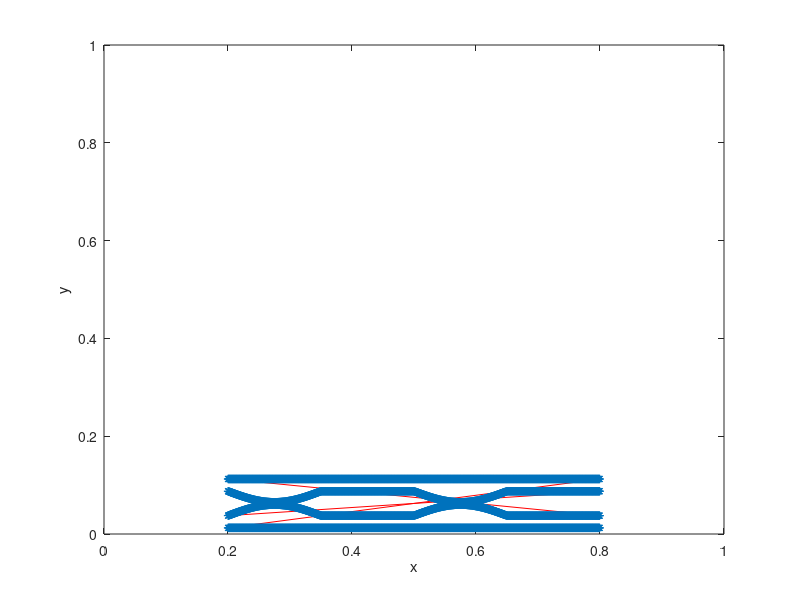

Write MATLAB code to recreate this figure.
%-------------------------------------------------------------------------------------------------------------------%
%
% IB2d is an Immersed Boundary Code (IB) for solving fully coupled non-linear 
% 	fluid-structure interaction models. This version of the code is based off of
%	Peskin's Immersed Boundary Method Paper in Acta Numerica, 2002.
%
% Author: Nicholas A. Battista
% Email:  nickabattista@gmail.com
% Date Created: September 9th, 2016
% Institution: UNC-CH
%
% This code is capable of creating Lagrangian Structures using:
% 	1. Springs
% 	2. Beams (torsional springs, non-invariant beams)
% 	3. Target Points
%	4. Muscle-Model (combined Force-Length-Velocity model, "HIll+(Length-Tension)")
%
% One is able to update those Lagrangian Structure parameters, e.g., spring constants, resting lengths, etc
% 
% There are a number of built in Examples, mostly used for teaching purposes. 
% 
% If you would like us to add a specific muscle model, please let Nick (nickabattista@gmail.com) know.
%
%--------------------------------------------------------------------------------------------------------------------%

%%%%%%%%%%%%%%%%%%%%%%%%%%%%%%%%%%%%%%%%%%%%%%%%%%%%%%%%%%%%%%%%%%%%%%%%%%%%%%%%%%%%%%
%
% FUNCTION: creates the geometry and prints associated input files
%
%%%%%%%%%%%%%%%%%%%%%%%%%%%%%%%%%%%%%%%%%%%%%%%%%%%%%%%%%%%%%%%%%%%%%%%%%%%%%%%%%%%%%%

function Make_Your_Geometry_and_Input_Files()

%
% Grid Parameters (MAKE SURE MATCHES IN input2d !!!)
%
Nx =  1024;      % # of Eulerian Grid Pts. in x-Direction (MUST BE EVEN!!!)
Lx = 1.0;        % Length of Eulerian Grid in x-Direction
dx = Lx/Nx;      % Grid spatial resolution

Ny = 128;        % # of Eulerian Grid Pts. in y-Direction (MUST BE EVEN!!!)
Ly = 0.125;      % Length of Eulerian Grid in y-Direction

%
% Immersed Structure Geometric / Dynamic Parameters %
%
ds = 0.5*dx;                % Lagrangian Pt. Spacing (2x resolution of Eulerian grid)
struct_name = 'sea_spider'; % Name for .vertex, .spring, etc files. (must match what's in 'input2d')
legD = 0.1;                 % leg diameter
gutD = 0.5*0.1;             % gut diameter

% Call function to construct geometry
[xLag,yLag,Ninfo] = give_Me_Immsersed_Boundary_Geometry(ds,Nx,Lx,legD,gutD);

% Call function to construct initial background concentration
[Concentration,~] = give_Me_Initial_Concentration(Lx,Ly,Nx,Ny,dx,legD,gutD);


% Plot Geometry to test
plot(xLag,yLag,'r-'); hold on;
plot(xLag,yLag,'*'); hold on;
xlabel('x'); ylabel('y');
axis([0 Lx 0 Lx]);

% Prints USEFUL INFO FOR UPDATE_SPRINGS to screen:
fprintf('\n\n USEFUL FOR UPDATE_SPRINGS: \n');
fprintf(' gutD: %d  (gut diameter)\n',gutD);
fprintf(' Ninfo(1): %d  (# of pts on top of gut)\n',Ninfo(1));
fprintf(' Ninfo(2): %d  (# of pts in gut)\n',Ninfo(2));
fprintf(' Ninfo(3): %d  (# of pts before bottom of gut)\n\n\n',Ninfo(3));

% Prints .vertex file!
print_Lagrangian_Vertices(xLag,yLag,struct_name);


% Prints .spring file!
k_Spring_Adj = 5e7;                   % Spring stiffness (adjacent lag. pts)
k_Spring_Across = 1e3;                % Spring stiffness (across)
ds_Adj = ds;                          % Spring resting length (adjacent)
ds_Across = legD;                     % Spring resting length (across)
print_Lagrangian_Springs(xLag,yLag,k_Spring_Adj,k_Spring_Across,ds_Adj,ds_Across,struct_name,Ninfo)


% Prints .beam (torsional spring) file !
%k_Beam = 1e8;               % Beam Stiffness (does not need to be equal for all beams)
%C = 0;                      % "Curvature" of initial configuration
%print_Lagrangian_Beams(xLag,yLag,k_Beam,C,struct_name,Ninfo);


% Prints .nonInv_beam (torsional spring) file !
k_Beam = 1e7;               % Beam Stiffness (does not need to be equal for all beams)
print_Lagrangian_nonInv_Beams(xLag,yLag,k_Beam,struct_name,Ninfo)


% Prints .target file!
k_Target = 1e6;
print_Lagrangian_Target_Pts(xLag,k_Target,struct_name,Ninfo);

% Prints .porous file!
alpha = 1e-4; 
print_Lagrangian_Porosity(xLag,alpha,struct_name,Ninfo)

% Prints .concentration file!
kDiffusion = 1e-6;
print_Concentration_Info(Nx,Ny,Concentration,kDiffusion,struct_name);


%%%%%%%%%%%%%%%%%%%%%%%%%%%%%%%%%%%%%%%%%%%%%%%%%%%%%%%%%%%%%%%%%%%%%%%%
%
% FUNCTION: prints VERTEX points to a file called 'struct_name'.vertex
%
%%%%%%%%%%%%%%%%%%%%%%%%%%%%%%%%%%%%%%%%%%%%%%%%%%%%%%%%%%%%%%%%%%%%%%%%

function print_Lagrangian_Vertices(xLag,yLag,struct_name)

    N = length(xLag); % Total # of Lag. Pts

    vertex_fid = fopen([struct_name '.vertex'], 'w');

    fprintf(vertex_fid, '%d\n', N );

    %Loops over all Lagrangian Pts.
    for s = 1:N
        X_v = xLag(s);
        Y_v = yLag(s);
        fprintf(vertex_fid, '%1.16e %1.16e\n', X_v, Y_v);
    end

    fclose(vertex_fid);

    
%%%%%%%%%%%%%%%%%%%%%%%%%%%%%%%%%%%%%%%%%%%%%%%%%%%%%%%%%%%%%%%%%%%%%%%%
%
% FUNCTION: prints TARGET points to a file called 'struct_name'.target
%
%%%%%%%%%%%%%%%%%%%%%%%%%%%%%%%%%%%%%%%%%%%%%%%%%%%%%%%%%%%%%%%%%%%%%%%%

function print_Lagrangian_Target_Pts(xLag,k_Target,struct_name,Ninfo)

    % Ninfo(2): # of lag. pts. before leg (outer tube) geometry

    N = length(xLag)-Ninfo(2);

    target_fid = fopen([struct_name '.target'], 'w');

    fprintf(target_fid, '%d\n', N );

    % Hold ends of gut in place
    fprintf(target_fid, '%d %1.16e\n', 1, k_Target);
    fprintf(target_fid, '%d %1.16e\n', Ninfo(1), k_Target);
    fprintf(target_fid, '%d %1.16e\n', Ninfo(1)+1, k_Target);    
    fprintf(target_fid, '%d %1.16e\n', Ninfo(2), k_Target);

    
    %Loops over all Lagrangian Pts.
    for s = Ninfo(2)+1:length(xLag)
        fprintf(target_fid, '%d %1.16e\n', s, k_Target);
    end

    fclose(target_fid);   

%%%%%%%%%%%%%%%%%%%%%%%%%%%%%%%%%%%%%%%%%%%%%%%%%%%%%%%%%%%%%%%%%%%%%%%%
%
% FUNCTION: prints POROSITY points to a file called 'struct_name'.porous
%
%%%%%%%%%%%%%%%%%%%%%%%%%%%%%%%%%%%%%%%%%%%%%%%%%%%%%%%%%%%%%%%%%%%%%%%%

function print_Lagrangian_Porosity(xLag,alpha,struct_name,Ninfo)

    % Ninfo(2): # of lag. pts. before leg (outer tube) geometry

    N = length(xLag)-Ninfo(2);
    
    porous_fid = fopen([struct_name '.porous'], 'w');

    fprintf(porous_fid, '%d\n', N );

    %Loops over all Lagrangian Pts.
    for s = Ninfo(2)+1:length(xLag)
        if s == Ninfo(2)+1
            fprintf(porous_fid, '%d %1.16e %1.16e\n', s, alpha,-2);      
        elseif s == Ninfo(2)+2
            fprintf(porous_fid, '%d %1.16e %1.16e\n', s, alpha,-1);
        elseif s== Ninfo(3)-1
            fprintf(porous_fid, '%d %1.16e %1.16e\n', s, alpha,1);
        elseif s==Ninfo(3)
            fprintf(porous_fid, '%d %1.16e %1.16e\n', s, alpha,2);
        elseif s == Ninfo(3)+1
            fprintf(porous_fid, '%d %1.16e %1.16e\n', s, alpha,-2);      
        elseif s == Ninfo(3)+2
            fprintf(porous_fid, '%d %1.16e %1.16e\n', s, alpha,-1);
        elseif s== length(xLag)-1
            fprintf(porous_fid, '%d %1.16e %1.16e\n', s, alpha,1);
        elseif s== length(xLag)
            fprintf(porous_fid, '%d %1.16e %1.16e\n', s, alpha,2);
        else
            fprintf(porous_fid, '%d %1.16e %1.16e\n', s, alpha,0);
        end
    end

    fclose(porous_fid); 

%%%%%%%%%%%%%%%%%%%%%%%%%%%%%%%%%%%%%%%%%%%%%%%%%%%%%%%%%%%%%%%%%%%%%%%%
%
% FUNCTION: prints CONCENTRATION INFO to file called
%           'struct_name'.concentration
%
%%%%%%%%%%%%%%%%%%%%%%%%%%%%%%%%%%%%%%%%%%%%%%%%%%%%%%%%%%%%%%%%%%%%%%%%
    
function print_Concentration_Info(Nx,Ny,C,kDiffusion,struct_name)

    con_fid = fopen([struct_name '.concentration'], 'w');

    fprintf(con_fid, '%d\n', kDiffusion );

    for i=1:Ny
        for j=1:Nx
            fprintf(con_fid, '%1.16e ', C(i,j) );
        end
        fprintf(con_fid,'\n');
    end    
        
    
%%%%%%%%%%%%%%%%%%%%%%%%%%%%%%%%%%%%%%%%%%%%%%%%%%%%%%%%%%%%%%%%%%%%%%%%
%
% FUNCTION: prints SPRING points to a file called 'struct_name'.spring
%
%%%%%%%%%%%%%%%%%%%%%%%%%%%%%%%%%%%%%%%%%%%%%%%%%%%%%%%%%%%%%%%%%%%%%%%%

function print_Lagrangian_Springs(xLag,yLag,k_Spring_Adj,k_Spring_Across,ds_Adj,ds_Across,struct_name,Ninfo)

    N = Ninfo(2)-2 + Ninfo(1); % adjacent and then across

    spring_fid = fopen([struct_name '.spring'], 'w');

    fprintf(spring_fid, '%d\n', N );    % Print # of springs 

    %SPRINGS ACROSS GUT
    for s = 1:Ninfo(1)
        sTOP = s;
        sBOT = s+Ninfo(1);
        ds_Across = sqrt( (xLag(sTOP)-xLag(sBOT))^2 + (yLag(sTOP)-yLag(sBOT))^2 );
        if ( (s < 50) || ( s > Ninfo(1)-50) )
            fprintf(spring_fid, '%d %d %1.16e %1.16e\n', sTOP, sBOT, 1e-1, ds_Across);
        else
            fprintf(spring_fid, '%d %d %1.16e %1.16e\n', sTOP, sBOT, k_Spring_Across, ds_Across);
        end
    end
    
    
    %SPRINGS ADJACENT VERTICES (top)
    for s = 1:Ninfo(1)-1
        fprintf(spring_fid, '%d %d %1.16e %1.16e\n', s, s+1, k_Spring_Adj, ds_Adj);  
    end
    
    %SPRINGS ADJACENT VERTICES (bot)
    for s = Ninfo(1)+1:Ninfo(2)-1
        fprintf(spring_fid, '%d %d %1.16e %1.16e\n', s, s+1, k_Spring_Adj, ds_Adj);  
    end
    

    fclose(spring_fid);      

    
    
%%%%%%%%%%%%%%%%%%%%%%%%%%%%%%%%%%%%%%%%%%%%%%%%%%%%%%%%%%%%%%%%%%%%%%%%%%%%%%%%%%%%%
%
% FUNCTION: prints BEAM (Torsional Spring) points to a file called 'struct_name'.beam
%
%%%%%%%%%%%%%%%%%%%%%%%%%%%%%%%%%%%%%%%%%%%%%%%%%%%%%%%%%%%%%%%%%%%%%%%%%%%%%%%%%%%%%

function print_Lagrangian_Beams(xLag,yLag,k_Beam,C,struct_name,Ninfo)

    % k_Beam: beam stiffness
    % C: beam curvature
    
    N = Ninfo(2)-4; % among adjacent lag points

    beam_fid = fopen([struct_name '.beam'], 'w');

    fprintf(beam_fid, '%d\n', N );

    %spring_force = kappa_spring*ds/(ds^2);

    %BEAMS BETWEEN VERTICES (TOP)
    for s = 2:Ninfo(1)-1
        fprintf(beam_fid, '%d %d %d %1.16e %1.16e\n',s-1, s, s+1, k_Beam, C );  
    end
    
    %BEAMS BETWEEN VERTICES (BOT)
    for s = Ninfo(1)+2:Ninfo(2)-1
        fprintf(beam_fid, '%d %d %d %1.16e %1.16e\n',s-1, s, s+1, k_Beam, C );  
    end
    
   
    fclose(beam_fid); 
    
%%%%%%%%%%%%%%%%%%%%%%%%%%%%%%%%%%%%%%%%%%%%%%%%%%%%%%%%%%%%%%%%%%%%%%%%%%%%%%%%%%%%%
%
% FUNCTION: prints BEAM (NON-INVARIANT) points to a file called 'struct_name'.nonInv_beam
%
%%%%%%%%%%%%%%%%%%%%%%%%%%%%%%%%%%%%%%%%%%%%%%%%%%%%%%%%%%%%%%%%%%%%%%%%%%%%%%%%%%%%%

function print_Lagrangian_nonInv_Beams(xLag,yLag,k_Beam,struct_name,Ninfo)

    % k_Beam: beam stiffness
    % C: beam curvature
    
    N = Ninfo(2)-4; % among adjacent lag points

    beam_fid = fopen([struct_name '.nonInv_beam'], 'w');

    fprintf(beam_fid, '%d\n', N );

    %spring_force = kappa_spring*ds/(ds^2);

    %BEAMS BETWEEN VERTICES (TOP)
    for s = 2:Ninfo(1)-1
        fprintf(beam_fid, '%d %d %d %1.16e %1.16e %1.16e\n',s-1, s, s+1, k_Beam, 0, 0 );  
    end
    
    %BEAMS BETWEEN VERTICES (BOT)
    for s = Ninfo(1)+2:Ninfo(2)-1
        fprintf(beam_fid, '%d %d %d %1.16e %1.16e %1.16e\n',s-1, s, s+1, k_Beam, 0, 0 );  
    end
    
    fclose(beam_fid); 
    
        
    
%%%%%%%%%%%%%%%%%%%%%%%%%%%%%%%%%%%%%%%%%%%%%%%%%%%%%%%%%%%%%%%%%%%%%%%%
%
% FUNCTION: computes "curvature" of starting configuration
% 
% NOTE: not curvature in the traditional geometric sense, in the 'discrete'
% sense through cross product.
%
% NOTE: assumes a CLOSED structure
%
%%%%%%%%%%%%%%%%%%%%%%%%%%%%%%%%%%%%%%%%%%%%%%%%%%%%%%%%%%%%%%%%%%%%%%%%

function C = compute_Curvatures(xLag,yLag)

N = length(xLag);
C = zeros( N );

%Note: needs to be done same order as you print .beam file!
for i=1:N
   
   % Pts Xp -> Xq -> Xr (same as beam force calc.)
   
   if ( (i > 1) && (i < N) )
   
        Xp = xLag(i-1); Xq = xLag(i); Xr = xLag(i+1);
        Yp = yLag(i-1); Yq = yLag(i); Yr = yLag(i+1);
   
   elseif (i==1)
       
        Xp = xLag(N); Xq = xLag(i); Xr = xLag(i+1);
        Yp = yLag(N); Yq = yLag(i); Yr = yLag(i+1);
       
   elseif (i==N)
       
        Xp = xLag(N-1); Xq = xLag(N); Xr = xLag(1);
        Yp = yLag(N-1); Yq = yLag(N); Yr = yLag(1);
       
   end
       
   C(i) = (Xr-Xq)*(Yq-Yp) - (Yr-Yq)*(Xq-Xp); %Cross product btwn vectors
      
end
    
    
%%%%%%%%%%%%%%%%%%%%%%%%%%%%%%%%%%%%%%%%%%%%%%%%%%%%%%%%%%%%%%%%%%%%%%%%%
%
% FUNCTION: creates the Lagrangian structure geometry
%
%%%%%%%%%%%%%%%%%%%%%%%%%%%%%%%%%%%%%%%%%%%%%%%%%%%%%%%%%%%%%%%%%%%%%%%%%
 
function [xLag,yLag,Ninfo] = give_Me_Immsersed_Boundary_Geometry(ds,Nx,Lx,legD,gutD)
 
% ds:   Lagrangian pt. spacing
% Nx:   Eulerian grid resolution
% legD: leg (tube) diameter
% gutD: gut diameter

% GUT/LEG Useful Points
xTubeHor = 0.2*Lx:ds:0.8*Lx;
yTubeHor = 0.5*(1/8)*Lx*ones(1,length(xTubeHor));

%
% GUT (innter tube) Vertices
%
%yGutTop = yTubeHor+gutD/2;
%yGutTop(1:length(xTubeHor)/4) = -0.45*gutD*sin( pi*(xTubeHor(1:length(xTubeHor)/4) - 0.8)/(0.6/4) ) + yTubeHor(1)+gutD/2;
yGutTop = -0.45*gutD*sin( pi*(xTubeHor - 0.2)/(0.6/4) ) + yTubeHor(1)+gutD/2;
yGutBot =  0.45*gutD*sin( pi*(xTubeHor - 0.2)/(0.6/4) ) + yTubeHor(1)-gutD/2;

for i=1:length(yGutTop)
   
    if yGutTop(i)> yTubeHor(1)+gutD/2
        yGutTop(i) =  yTubeHor(1)+gutD/2;
    end
    
    if yGutBot(i) < yTubeHor(1)-gutD/2
        yGutBot(i) =  yTubeHor(1)-gutD/2;
    end
    
    
    
end

%yGutBot = yTubeHor-gutD/2;
%yGutBot(1:length(xTubeHor)/4) = 0.45*gutD*sin( pi*(xTubeHor(1:length(xTubeHor)/4) - 0.8)/(0.6/4) ) + yTubeHor(1)-gutD/2;

xGut = [xTubeHor xTubeHor];
yGut = [yGutTop yGutBot];

%
% LEG (outer tube) Vertices
%
yLegTop = yTubeHor+legD/2;
yLegBot = yTubeHor-legD/2;

yTubeLeft = 0.5*(1/8)-legD/2+ds:ds:0.5*(1/8)+legD/2-ds;
xTubeLeft = 0.2*Lx*ones(1,length(yTubeLeft));

% INCLUDING FOOT (left side)
%xLeg = [xTubeHor xTubeHor xTubeLeft];
%yLeg = [yLegTop  yLegBot  yTubeLeft];

% NOT INCLUDING FOOT (left side)
xLeg = [xTubeHor xTubeHor];
yLeg = [yLegTop  yLegBot ];

%
% Combine Geometries
% 
xLag = [xGut xLeg];
yLag = [yGut yLeg];

%
% Number of points info
%
Ninfo(1) = length(xGut)/2; % # pts along top of gut
Ninfo(2) = length(xGut);   % # pts before start of leg
Ninfo(3) = length(xGut)+length(xLeg)/2; % # of points before bottom of leg
% TESTING (i.e., PLOT IT, yo!)
%plot(xGut,yGut,'r*'); hold on
%plot(xLeg,yLeg,'b*'); hold on;
%axis([0 Lx 0 0.125*Lx]);
%pause();

%%%%%%%%%%%%%%%%%%%%%%%%%%%%%%%%%%%%%%%%%%%%%%%%%%%%%%%%%%%%%%%%%%%
%
% FUNCTION: gives initial concentration gradient inside channel
%
%%%%%%%%%%%%%%%%%%%%%%%%%%%%%%%%%%%%%%%%%%%%%%%%%%%%%%%%%%%%%%%%%%%

function [C,inds] = give_Me_Initial_Concentration(Lx,Ly,Nx,Ny,dx,legD,gutD)

%WHERE OUTER TUBE LIES
%xMin = 0.15; xMax = 0.45;
%yMin = 0.85; yMax = 1.15;

xMin = 0.3; xMax = 0.7;

yMid = Ly/2;
yMax = yMid + 1.02*legD/2;
yMin = yMid - 1.02*legD/2;

x = 0:dx:Lx;
y = 0:dx:Ly;

% FOR BOUSSINESQ
%inds = give_Me_Indices_To_Apply_Force(x,y,xMin,xMax,yMin,yMax);
inds = 0;

% initialize
C = zeros(Ny,Nx);

% put in higher concentration
for i=1:length(y)
    for j=1:length(x)
        yVal = y(i);
        xVal = x(j);
        
        if ( ( xVal >= xMin ) && ( xVal <= xMax) )
           if ( ( yVal >= yMax ) || ( yVal <= yMin) )
                C(i,j) = 1;
           end
        end
        
    end
end
